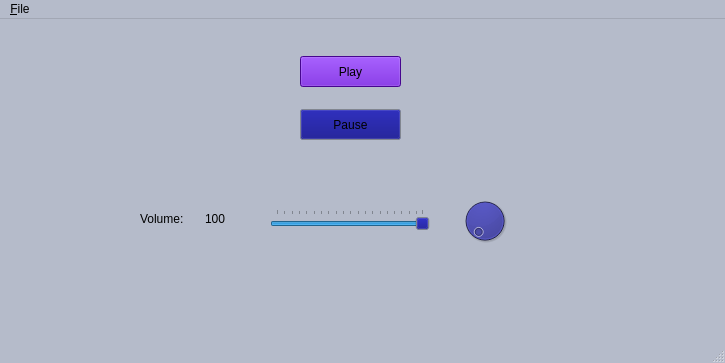
<?xml version="1.0" encoding="UTF-8"?>
<ui version="4.0">
 <class>MainWindow</class>
 <widget class="QMainWindow" name="MainWindow">
  <property name="geometry">
   <rect>
    <x>0</x>
    <y>0</y>
    <width>725</width>
    <height>363</height>
   </rect>
  </property>
  <property name="palette">
   <palette>
    <active>
     <colorrole role="WindowText">
      <brush brushstyle="SolidPattern">
       <color alpha="255">
        <red>0</red>
        <green>0</green>
        <blue>0</blue>
       </color>
      </brush>
     </colorrole>
     <colorrole role="Button">
      <brush brushstyle="SolidPattern">
       <color alpha="255">
        <red>0</red>
        <green>0</green>
        <blue>127</blue>
       </color>
      </brush>
     </colorrole>
     <colorrole role="Light">
      <brush brushstyle="SolidPattern">
       <color alpha="255">
        <red>255</red>
        <green>255</green>
        <blue>255</blue>
       </color>
      </brush>
     </colorrole>
     <colorrole role="Midlight">
      <brush brushstyle="SolidPattern">
       <color alpha="255">
        <red>228</red>
        <green>228</green>
        <blue>228</blue>
       </color>
      </brush>
     </colorrole>
     <colorrole role="Dark">
      <brush brushstyle="SolidPattern">
       <color alpha="255">
        <red>101</red>
        <green>101</green>
        <blue>101</blue>
       </color>
      </brush>
     </colorrole>
     <colorrole role="Mid">
      <brush brushstyle="SolidPattern">
       <color alpha="255">
        <red>135</red>
        <green>135</green>
        <blue>135</blue>
       </color>
      </brush>
     </colorrole>
     <colorrole role="Text">
      <brush brushstyle="SolidPattern">
       <color alpha="255">
        <red>0</red>
        <green>0</green>
        <blue>0</blue>
       </color>
      </brush>
     </colorrole>
     <colorrole role="BrightText">
      <brush brushstyle="SolidPattern">
       <color alpha="255">
        <red>255</red>
        <green>255</green>
        <blue>255</blue>
       </color>
      </brush>
     </colorrole>
     <colorrole role="ButtonText">
      <brush brushstyle="SolidPattern">
       <color alpha="255">
        <red>0</red>
        <green>0</green>
        <blue>0</blue>
       </color>
      </brush>
     </colorrole>
     <colorrole role="Base">
      <brush brushstyle="SolidPattern">
       <color alpha="255">
        <red>170</red>
        <green>167</green>
        <blue>255</blue>
       </color>
      </brush>
     </colorrole>
     <colorrole role="Window">
      <brush brushstyle="SolidPattern">
       <color alpha="255">
        <red>181</red>
        <green>187</green>
        <blue>202</blue>
       </color>
      </brush>
     </colorrole>
     <colorrole role="Shadow">
      <brush brushstyle="SolidPattern">
       <color alpha="255">
        <red>0</red>
        <green>0</green>
        <blue>0</blue>
       </color>
      </brush>
     </colorrole>
     <colorrole role="AlternateBase">
      <brush brushstyle="SolidPattern">
       <color alpha="255">
        <red>228</red>
        <green>228</green>
        <blue>228</blue>
       </color>
      </brush>
     </colorrole>
     <colorrole role="ToolTipBase">
      <brush brushstyle="SolidPattern">
       <color alpha="255">
        <red>255</red>
        <green>255</green>
        <blue>220</blue>
       </color>
      </brush>
     </colorrole>
     <colorrole role="ToolTipText">
      <brush brushstyle="SolidPattern">
       <color alpha="255">
        <red>0</red>
        <green>0</green>
        <blue>0</blue>
       </color>
      </brush>
     </colorrole>
     <colorrole role="PlaceholderText">
      <brush brushstyle="SolidPattern">
       <color alpha="128">
        <red>0</red>
        <green>0</green>
        <blue>0</blue>
       </color>
      </brush>
     </colorrole>
    </active>
    <inactive>
     <colorrole role="WindowText">
      <brush brushstyle="SolidPattern">
       <color alpha="255">
        <red>0</red>
        <green>0</green>
        <blue>0</blue>
       </color>
      </brush>
     </colorrole>
     <colorrole role="Button">
      <brush brushstyle="SolidPattern">
       <color alpha="255">
        <red>0</red>
        <green>0</green>
        <blue>127</blue>
       </color>
      </brush>
     </colorrole>
     <colorrole role="Light">
      <brush brushstyle="SolidPattern">
       <color alpha="255">
        <red>255</red>
        <green>255</green>
        <blue>255</blue>
       </color>
      </brush>
     </colorrole>
     <colorrole role="Midlight">
      <brush brushstyle="SolidPattern">
       <color alpha="255">
        <red>228</red>
        <green>228</green>
        <blue>228</blue>
       </color>
      </brush>
     </colorrole>
     <colorrole role="Dark">
      <brush brushstyle="SolidPattern">
       <color alpha="255">
        <red>101</red>
        <green>101</green>
        <blue>101</blue>
       </color>
      </brush>
     </colorrole>
     <colorrole role="Mid">
      <brush brushstyle="SolidPattern">
       <color alpha="255">
        <red>135</red>
        <green>135</green>
        <blue>135</blue>
       </color>
      </brush>
     </colorrole>
     <colorrole role="Text">
      <brush brushstyle="SolidPattern">
       <color alpha="255">
        <red>0</red>
        <green>0</green>
        <blue>0</blue>
       </color>
      </brush>
     </colorrole>
     <colorrole role="BrightText">
      <brush brushstyle="SolidPattern">
       <color alpha="255">
        <red>255</red>
        <green>255</green>
        <blue>255</blue>
       </color>
      </brush>
     </colorrole>
     <colorrole role="ButtonText">
      <brush brushstyle="SolidPattern">
       <color alpha="255">
        <red>0</red>
        <green>0</green>
        <blue>0</blue>
       </color>
      </brush>
     </colorrole>
     <colorrole role="Base">
      <brush brushstyle="SolidPattern">
       <color alpha="255">
        <red>170</red>
        <green>167</green>
        <blue>255</blue>
       </color>
      </brush>
     </colorrole>
     <colorrole role="Window">
      <brush brushstyle="SolidPattern">
       <color alpha="255">
        <red>181</red>
        <green>187</green>
        <blue>202</blue>
       </color>
      </brush>
     </colorrole>
     <colorrole role="Shadow">
      <brush brushstyle="SolidPattern">
       <color alpha="255">
        <red>0</red>
        <green>0</green>
        <blue>0</blue>
       </color>
      </brush>
     </colorrole>
     <colorrole role="AlternateBase">
      <brush brushstyle="SolidPattern">
       <color alpha="255">
        <red>228</red>
        <green>228</green>
        <blue>228</blue>
       </color>
      </brush>
     </colorrole>
     <colorrole role="ToolTipBase">
      <brush brushstyle="SolidPattern">
       <color alpha="255">
        <red>255</red>
        <green>255</green>
        <blue>220</blue>
       </color>
      </brush>
     </colorrole>
     <colorrole role="ToolTipText">
      <brush brushstyle="SolidPattern">
       <color alpha="255">
        <red>0</red>
        <green>0</green>
        <blue>0</blue>
       </color>
      </brush>
     </colorrole>
     <colorrole role="PlaceholderText">
      <brush brushstyle="SolidPattern">
       <color alpha="128">
        <red>0</red>
        <green>0</green>
        <blue>0</blue>
       </color>
      </brush>
     </colorrole>
    </inactive>
    <disabled>
     <colorrole role="WindowText">
      <brush brushstyle="SolidPattern">
       <color alpha="255">
        <red>101</red>
        <green>101</green>
        <blue>101</blue>
       </color>
      </brush>
     </colorrole>
     <colorrole role="Button">
      <brush brushstyle="SolidPattern">
       <color alpha="255">
        <red>0</red>
        <green>0</green>
        <blue>127</blue>
       </color>
      </brush>
     </colorrole>
     <colorrole role="Light">
      <brush brushstyle="SolidPattern">
       <color alpha="255">
        <red>255</red>
        <green>255</green>
        <blue>255</blue>
       </color>
      </brush>
     </colorrole>
     <colorrole role="Midlight">
      <brush brushstyle="SolidPattern">
       <color alpha="255">
        <red>228</red>
        <green>228</green>
        <blue>228</blue>
       </color>
      </brush>
     </colorrole>
     <colorrole role="Dark">
      <brush brushstyle="SolidPattern">
       <color alpha="255">
        <red>101</red>
        <green>101</green>
        <blue>101</blue>
       </color>
      </brush>
     </colorrole>
     <colorrole role="Mid">
      <brush brushstyle="SolidPattern">
       <color alpha="255">
        <red>135</red>
        <green>135</green>
        <blue>135</blue>
       </color>
      </brush>
     </colorrole>
     <colorrole role="Text">
      <brush brushstyle="SolidPattern">
       <color alpha="255">
        <red>101</red>
        <green>101</green>
        <blue>101</blue>
       </color>
      </brush>
     </colorrole>
     <colorrole role="BrightText">
      <brush brushstyle="SolidPattern">
       <color alpha="255">
        <red>255</red>
        <green>255</green>
        <blue>255</blue>
       </color>
      </brush>
     </colorrole>
     <colorrole role="ButtonText">
      <brush brushstyle="SolidPattern">
       <color alpha="255">
        <red>101</red>
        <green>101</green>
        <blue>101</blue>
       </color>
      </brush>
     </colorrole>
     <colorrole role="Base">
      <brush brushstyle="SolidPattern">
       <color alpha="255">
        <red>181</red>
        <green>187</green>
        <blue>202</blue>
       </color>
      </brush>
     </colorrole>
     <colorrole role="Window">
      <brush brushstyle="SolidPattern">
       <color alpha="255">
        <red>181</red>
        <green>187</green>
        <blue>202</blue>
       </color>
      </brush>
     </colorrole>
     <colorrole role="Shadow">
      <brush brushstyle="SolidPattern">
       <color alpha="255">
        <red>0</red>
        <green>0</green>
        <blue>0</blue>
       </color>
      </brush>
     </colorrole>
     <colorrole role="AlternateBase">
      <brush brushstyle="SolidPattern">
       <color alpha="255">
        <red>202</red>
        <green>202</green>
        <blue>202</blue>
       </color>
      </brush>
     </colorrole>
     <colorrole role="ToolTipBase">
      <brush brushstyle="SolidPattern">
       <color alpha="255">
        <red>255</red>
        <green>255</green>
        <blue>220</blue>
       </color>
      </brush>
     </colorrole>
     <colorrole role="ToolTipText">
      <brush brushstyle="SolidPattern">
       <color alpha="255">
        <red>0</red>
        <green>0</green>
        <blue>0</blue>
       </color>
      </brush>
     </colorrole>
     <colorrole role="PlaceholderText">
      <brush brushstyle="SolidPattern">
       <color alpha="128">
        <red>0</red>
        <green>0</green>
        <blue>0</blue>
       </color>
      </brush>
     </colorrole>
    </disabled>
   </palette>
  </property>
  <property name="mouseTracking">
   <bool>false</bool>
  </property>
  <property name="windowTitle">
   <string>Media Player</string>
  </property>
  <widget class="QWidget" name="centralwidget">
   <widget class="QPushButton" name="play_button">
    <property name="geometry">
     <rect>
      <x>300</x>
      <y>37</y>
      <width>101</width>
      <height>31</height>
     </rect>
    </property>
    <property name="palette">
     <palette>
      <active>
       <colorrole role="WindowText">
        <brush brushstyle="SolidPattern">
         <color alpha="255">
          <red>0</red>
          <green>0</green>
          <blue>0</blue>
         </color>
        </brush>
       </colorrole>
       <colorrole role="Button">
        <brush brushstyle="SolidPattern">
         <color alpha="255">
          <red>98</red>
          <green>9</green>
          <blue>200</blue>
         </color>
        </brush>
       </colorrole>
       <colorrole role="Light">
        <brush brushstyle="SolidPattern">
         <color alpha="255">
          <red>149</red>
          <green>56</green>
          <blue>255</blue>
         </color>
        </brush>
       </colorrole>
       <colorrole role="Midlight">
        <brush brushstyle="SolidPattern">
         <color alpha="255">
          <red>123</red>
          <green>32</green>
          <blue>227</blue>
         </color>
        </brush>
       </colorrole>
       <colorrole role="Dark">
        <brush brushstyle="SolidPattern">
         <color alpha="255">
          <red>49</red>
          <green>4</green>
          <blue>100</blue>
         </color>
        </brush>
       </colorrole>
       <colorrole role="Mid">
        <brush brushstyle="SolidPattern">
         <color alpha="255">
          <red>65</red>
          <green>6</green>
          <blue>133</blue>
         </color>
        </brush>
       </colorrole>
       <colorrole role="Text">
        <brush brushstyle="SolidPattern">
         <color alpha="255">
          <red>0</red>
          <green>0</green>
          <blue>0</blue>
         </color>
        </brush>
       </colorrole>
       <colorrole role="BrightText">
        <brush brushstyle="SolidPattern">
         <color alpha="255">
          <red>255</red>
          <green>255</green>
          <blue>255</blue>
         </color>
        </brush>
       </colorrole>
       <colorrole role="ButtonText">
        <brush brushstyle="SolidPattern">
         <color alpha="255">
          <red>0</red>
          <green>0</green>
          <blue>0</blue>
         </color>
        </brush>
       </colorrole>
       <colorrole role="Base">
        <brush brushstyle="SolidPattern">
         <color alpha="255">
          <red>255</red>
          <green>255</green>
          <blue>255</blue>
         </color>
        </brush>
       </colorrole>
       <colorrole role="Window">
        <brush brushstyle="SolidPattern">
         <color alpha="255">
          <red>98</red>
          <green>9</green>
          <blue>200</blue>
         </color>
        </brush>
       </colorrole>
       <colorrole role="Shadow">
        <brush brushstyle="SolidPattern">
         <color alpha="255">
          <red>0</red>
          <green>0</green>
          <blue>0</blue>
         </color>
        </brush>
       </colorrole>
       <colorrole role="AlternateBase">
        <brush brushstyle="SolidPattern">
         <color alpha="255">
          <red>176</red>
          <green>132</green>
          <blue>227</blue>
         </color>
        </brush>
       </colorrole>
       <colorrole role="ToolTipBase">
        <brush brushstyle="SolidPattern">
         <color alpha="255">
          <red>255</red>
          <green>255</green>
          <blue>220</blue>
         </color>
        </brush>
       </colorrole>
       <colorrole role="ToolTipText">
        <brush brushstyle="SolidPattern">
         <color alpha="255">
          <red>0</red>
          <green>0</green>
          <blue>0</blue>
         </color>
        </brush>
       </colorrole>
       <colorrole role="PlaceholderText">
        <brush brushstyle="SolidPattern">
         <color alpha="128">
          <red>0</red>
          <green>0</green>
          <blue>0</blue>
         </color>
        </brush>
       </colorrole>
      </active>
      <inactive>
       <colorrole role="WindowText">
        <brush brushstyle="SolidPattern">
         <color alpha="255">
          <red>0</red>
          <green>0</green>
          <blue>0</blue>
         </color>
        </brush>
       </colorrole>
       <colorrole role="Button">
        <brush brushstyle="SolidPattern">
         <color alpha="255">
          <red>98</red>
          <green>9</green>
          <blue>200</blue>
         </color>
        </brush>
       </colorrole>
       <colorrole role="Light">
        <brush brushstyle="SolidPattern">
         <color alpha="255">
          <red>149</red>
          <green>56</green>
          <blue>255</blue>
         </color>
        </brush>
       </colorrole>
       <colorrole role="Midlight">
        <brush brushstyle="SolidPattern">
         <color alpha="255">
          <red>123</red>
          <green>32</green>
          <blue>227</blue>
         </color>
        </brush>
       </colorrole>
       <colorrole role="Dark">
        <brush brushstyle="SolidPattern">
         <color alpha="255">
          <red>49</red>
          <green>4</green>
          <blue>100</blue>
         </color>
        </brush>
       </colorrole>
       <colorrole role="Mid">
        <brush brushstyle="SolidPattern">
         <color alpha="255">
          <red>65</red>
          <green>6</green>
          <blue>133</blue>
         </color>
        </brush>
       </colorrole>
       <colorrole role="Text">
        <brush brushstyle="SolidPattern">
         <color alpha="255">
          <red>0</red>
          <green>0</green>
          <blue>0</blue>
         </color>
        </brush>
       </colorrole>
       <colorrole role="BrightText">
        <brush brushstyle="SolidPattern">
         <color alpha="255">
          <red>255</red>
          <green>255</green>
          <blue>255</blue>
         </color>
        </brush>
       </colorrole>
       <colorrole role="ButtonText">
        <brush brushstyle="SolidPattern">
         <color alpha="255">
          <red>0</red>
          <green>0</green>
          <blue>0</blue>
         </color>
        </brush>
       </colorrole>
       <colorrole role="Base">
        <brush brushstyle="SolidPattern">
         <color alpha="255">
          <red>255</red>
          <green>255</green>
          <blue>255</blue>
         </color>
        </brush>
       </colorrole>
       <colorrole role="Window">
        <brush brushstyle="SolidPattern">
         <color alpha="255">
          <red>98</red>
          <green>9</green>
          <blue>200</blue>
         </color>
        </brush>
       </colorrole>
       <colorrole role="Shadow">
        <brush brushstyle="SolidPattern">
         <color alpha="255">
          <red>0</red>
          <green>0</green>
          <blue>0</blue>
         </color>
        </brush>
       </colorrole>
       <colorrole role="AlternateBase">
        <brush brushstyle="SolidPattern">
         <color alpha="255">
          <red>176</red>
          <green>132</green>
          <blue>227</blue>
         </color>
        </brush>
       </colorrole>
       <colorrole role="ToolTipBase">
        <brush brushstyle="SolidPattern">
         <color alpha="255">
          <red>255</red>
          <green>255</green>
          <blue>220</blue>
         </color>
        </brush>
       </colorrole>
       <colorrole role="ToolTipText">
        <brush brushstyle="SolidPattern">
         <color alpha="255">
          <red>0</red>
          <green>0</green>
          <blue>0</blue>
         </color>
        </brush>
       </colorrole>
       <colorrole role="PlaceholderText">
        <brush brushstyle="SolidPattern">
         <color alpha="128">
          <red>0</red>
          <green>0</green>
          <blue>0</blue>
         </color>
        </brush>
       </colorrole>
      </inactive>
      <disabled>
       <colorrole role="WindowText">
        <brush brushstyle="SolidPattern">
         <color alpha="255">
          <red>49</red>
          <green>4</green>
          <blue>100</blue>
         </color>
        </brush>
       </colorrole>
       <colorrole role="Button">
        <brush brushstyle="SolidPattern">
         <color alpha="255">
          <red>98</red>
          <green>9</green>
          <blue>200</blue>
         </color>
        </brush>
       </colorrole>
       <colorrole role="Light">
        <brush brushstyle="SolidPattern">
         <color alpha="255">
          <red>149</red>
          <green>56</green>
          <blue>255</blue>
         </color>
        </brush>
       </colorrole>
       <colorrole role="Midlight">
        <brush brushstyle="SolidPattern">
         <color alpha="255">
          <red>123</red>
          <green>32</green>
          <blue>227</blue>
         </color>
        </brush>
       </colorrole>
       <colorrole role="Dark">
        <brush brushstyle="SolidPattern">
         <color alpha="255">
          <red>49</red>
          <green>4</green>
          <blue>100</blue>
         </color>
        </brush>
       </colorrole>
       <colorrole role="Mid">
        <brush brushstyle="SolidPattern">
         <color alpha="255">
          <red>65</red>
          <green>6</green>
          <blue>133</blue>
         </color>
        </brush>
       </colorrole>
       <colorrole role="Text">
        <brush brushstyle="SolidPattern">
         <color alpha="255">
          <red>49</red>
          <green>4</green>
          <blue>100</blue>
         </color>
        </brush>
       </colorrole>
       <colorrole role="BrightText">
        <brush brushstyle="SolidPattern">
         <color alpha="255">
          <red>255</red>
          <green>255</green>
          <blue>255</blue>
         </color>
        </brush>
       </colorrole>
       <colorrole role="ButtonText">
        <brush brushstyle="SolidPattern">
         <color alpha="255">
          <red>49</red>
          <green>4</green>
          <blue>100</blue>
         </color>
        </brush>
       </colorrole>
       <colorrole role="Base">
        <brush brushstyle="SolidPattern">
         <color alpha="255">
          <red>98</red>
          <green>9</green>
          <blue>200</blue>
         </color>
        </brush>
       </colorrole>
       <colorrole role="Window">
        <brush brushstyle="SolidPattern">
         <color alpha="255">
          <red>98</red>
          <green>9</green>
          <blue>200</blue>
         </color>
        </brush>
       </colorrole>
       <colorrole role="Shadow">
        <brush brushstyle="SolidPattern">
         <color alpha="255">
          <red>0</red>
          <green>0</green>
          <blue>0</blue>
         </color>
        </brush>
       </colorrole>
       <colorrole role="AlternateBase">
        <brush brushstyle="SolidPattern">
         <color alpha="255">
          <red>98</red>
          <green>9</green>
          <blue>200</blue>
         </color>
        </brush>
       </colorrole>
       <colorrole role="ToolTipBase">
        <brush brushstyle="SolidPattern">
         <color alpha="255">
          <red>255</red>
          <green>255</green>
          <blue>220</blue>
         </color>
        </brush>
       </colorrole>
       <colorrole role="ToolTipText">
        <brush brushstyle="SolidPattern">
         <color alpha="255">
          <red>0</red>
          <green>0</green>
          <blue>0</blue>
         </color>
        </brush>
       </colorrole>
       <colorrole role="PlaceholderText">
        <brush brushstyle="SolidPattern">
         <color alpha="128">
          <red>0</red>
          <green>0</green>
          <blue>0</blue>
         </color>
        </brush>
       </colorrole>
      </disabled>
     </palette>
    </property>
    <property name="text">
     <string>Play</string>
    </property>
   </widget>
   <widget class="QPushButton" name="pause_button">
    <property name="geometry">
     <rect>
      <x>300</x>
      <y>90</y>
      <width>101</width>
      <height>31</height>
     </rect>
    </property>
    <property name="text">
     <string>Pause</string>
    </property>
   </widget>
   <widget class="QLabel" name="label">
    <property name="geometry">
     <rect>
      <x>-210</x>
      <y>10</y>
      <width>69</width>
      <height>20</height>
     </rect>
    </property>
    <property name="text">
     <string>TextLabel</string>
    </property>
   </widget>
   <widget class="QLabel" name="label_2">
    <property name="geometry">
     <rect>
      <x>205</x>
      <y>190</y>
      <width>31</width>
      <height>20</height>
     </rect>
    </property>
    <property name="text">
     <string>100</string>
    </property>
   </widget>
   <widget class="QDial" name="dial">
    <property name="geometry">
     <rect>
      <x>460</x>
      <y>170</y>
      <width>50</width>
      <height>64</height>
     </rect>
    </property>
   </widget>
   <widget class="QSlider" name="volume_slider">
    <property name="geometry">
     <rect>
      <x>270</x>
      <y>190</y>
      <width>160</width>
      <height>22</height>
     </rect>
    </property>
    <property name="sliderPosition">
     <number>99</number>
    </property>
    <property name="orientation">
     <enum>Qt::Horizontal</enum>
    </property>
    <property name="tickPosition">
     <enum>QSlider::TicksAbove</enum>
    </property>
    <property name="tickInterval">
     <number>5</number>
    </property>
   </widget>
   <widget class="QLabel" name="label_3">
    <property name="geometry">
     <rect>
      <x>140</x>
      <y>190</y>
      <width>69</width>
      <height>20</height>
     </rect>
    </property>
    <property name="text">
     <string>Volume:</string>
    </property>
   </widget>
  </widget>
  <widget class="QMenuBar" name="menubar">
   <property name="geometry">
    <rect>
     <x>0</x>
     <y>0</y>
     <width>725</width>
     <height>30</height>
    </rect>
   </property>
   <widget class="QMenu" name="menuFile">
    <property name="title">
     <string>&amp;File</string>
    </property>
    <addaction name="action_open"/>
    <addaction name="action_quit"/>
   </widget>
   <addaction name="menuFile"/>
  </widget>
  <widget class="QStatusBar" name="statusbar"/>
  <action name="action_open">
   <property name="text">
    <string>&amp;Open</string>
   </property>
  </action>
  <action name="action_quit">
   <property name="text">
    <string>&amp;Quit</string>
   </property>
  </action>
 </widget>
 <resources/>
 <connections>
  <connection>
   <sender>volume_slider</sender>
   <signal>valueChanged(int)</signal>
   <receiver>label_2</receiver>
   <slot>setNum(int)</slot>
   <hints>
    <hint type="sourcelabel">
     <x>301</x>
     <y>226</y>
    </hint>
    <hint type="destinationlabel">
     <x>174</x>
     <y>229</y>
    </hint>
   </hints>
  </connection>
  <connection>
   <sender>dial</sender>
   <signal>valueChanged(int)</signal>
   <receiver>volume_slider</receiver>
   <slot>setValue(int)</slot>
   <hints>
    <hint type="sourcelabel">
     <x>469</x>
     <y>228</y>
    </hint>
    <hint type="destinationlabel">
     <x>409</x>
     <y>229</y>
    </hint>
   </hints>
  </connection>
  <connection>
   <sender>volume_slider</sender>
   <signal>valueChanged(int)</signal>
   <receiver>dial</receiver>
   <slot>setValue(int)</slot>
   <hints>
    <hint type="sourcelabel">
     <x>365</x>
     <y>228</y>
    </hint>
    <hint type="destinationlabel">
     <x>473</x>
     <y>242</y>
    </hint>
   </hints>
  </connection>
 </connections>
</ui>
